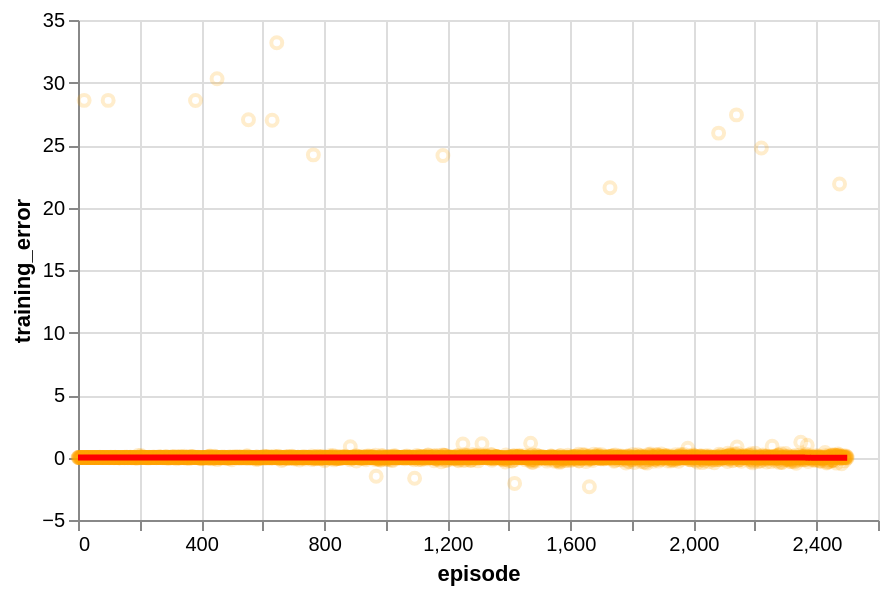

The notebook cell this image was saved under:
### Code cell
plot_training_metric(agent1, metric="training_error")

### Figure 1 — Vega-Lite specification as saved in the notebook (floating-point values rounded to 4 significant figures; data arrays with more than 128 entries replaced by an {"elided": "..."} marker saying what was removed)
{"config": {"view": {"continuousWidth": 300, "continuousHeight": 300}}, "layer": [{"mark": {"type": "point", "color": "orange", "opacity": 0.2}, "encoding": {"x": {"field": "episode", "type": "quantitative"}, "y": {"field": "training_error", "title": "training_error", "type": "quantitative"}}}, {"mark": {"type": "line", "color": "red", "size": 3}, "encoding": {"x": {"field": "episode", "type": "quantitative"}, "y": {"field": "rolling_mean", "type": "quantitative"}}, "transform": [{"window": [{"op": "median", "field": "training_error", "as": "rolling_mean"}], "frame": [-250, 250]}]}], "data": {"name": "data-75ab9d331dd66c2ee4eb5045256f7ff0"}, "height": 250, "width": 400, "$schema": "https://vega.github.io/schema/vega-lite/v5.17.0.json", "datasets": {"data-75ab9d331dd66c2ee4eb5045256f7ff0": {"elided": "2501 records"}}}
